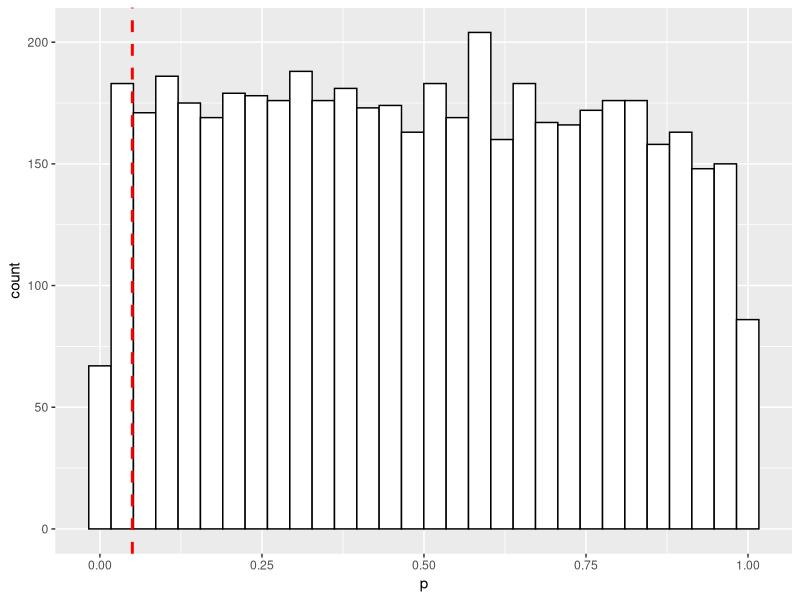
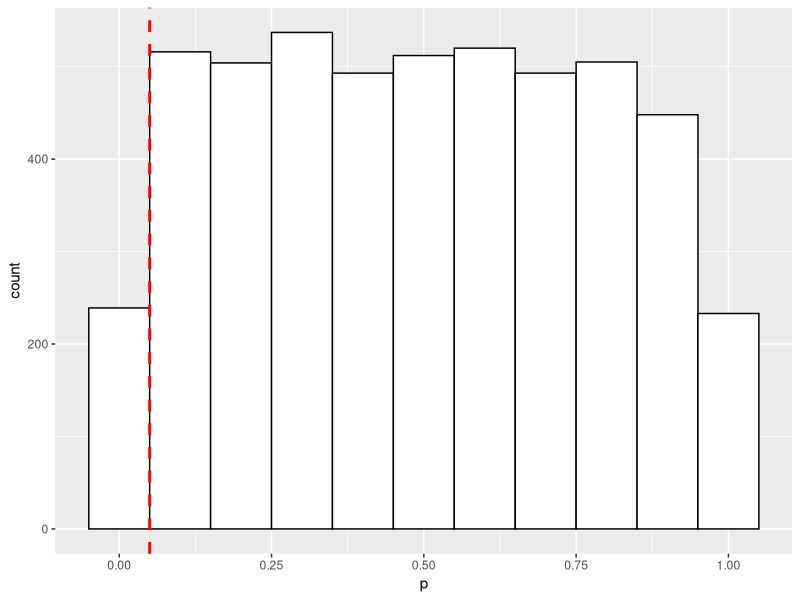
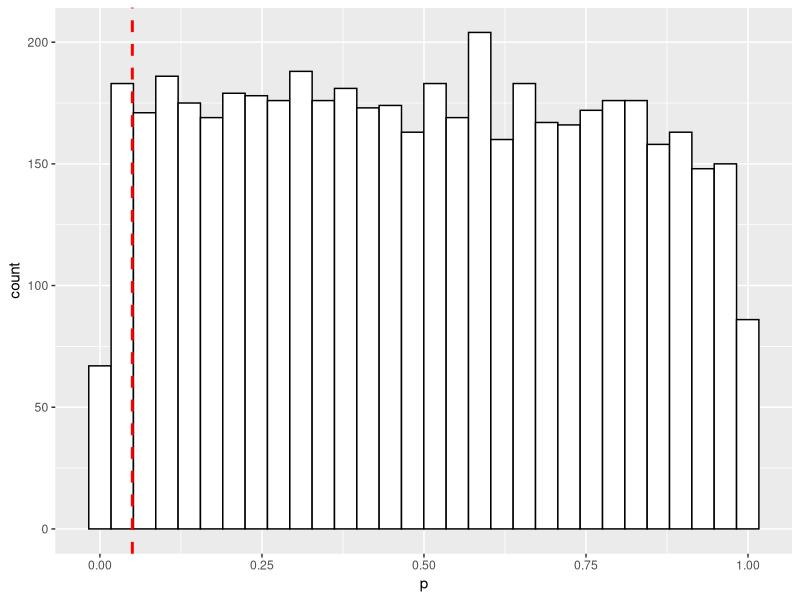
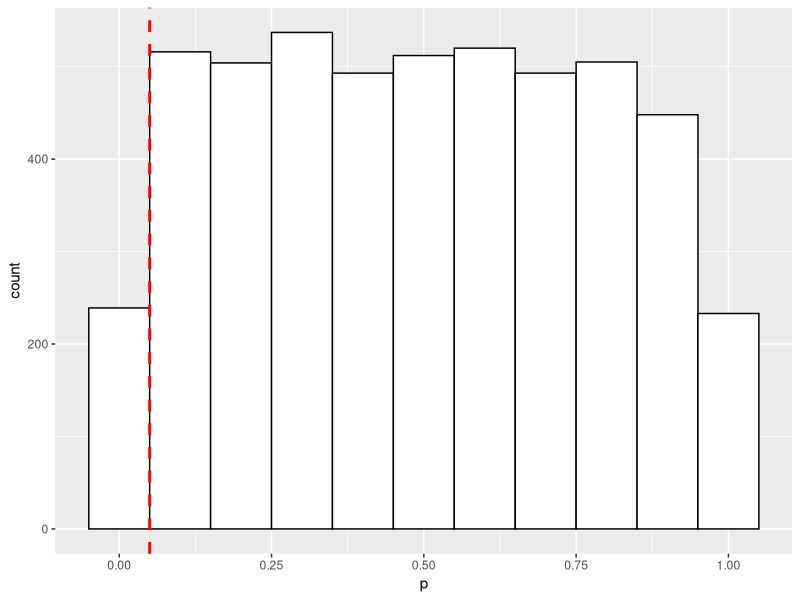

Source code (R) for these figures, in order:
library(tidyverse)
#Normális eloszlású random számot az rnorm() függvénnyel tudtok generálni
#A kezeletlen esetben az OD  várható értéke 1.2 és a méréshez tartozó szórás 0.25
#3-3 szimulált mintát
kezeletlen <- rnorm(3, mean=1.2, sd=0.25)

#AMP kezelés mellett az OD várható értéke 1.1 és a hozzá tartozó szórás 0.4
kezeltAMP <- rnorm(3, mean=1.1, sd=0.4)

t.test(kezeletlen, kezeltAMP)

#15-15 minta
kezeletlen <- rnorm(15, mean=1.2, sd=0.25)
kezeltAMP <- rnorm(15, mean=1.1, sd=0.4)
t.test(kezeletlen, kezeltAMP)
#10 kezelt és 3 kezeletlen
kezeletlen <- rnorm(3, mean=1.2, sd=0.25)
kezeltAMP <- rnorm(10, mean=1.1, sd=0.4)
t.test(kezeletlen, kezeltAMP)
# kezelt is kezeletlen
kezeletlen <- rnorm(15, mean=1.2, sd=0.25)
kezeltAMP <- rnorm(15, mean=1.2, sd=0.25)
t.test(kezeletlen, kezeltAMP)


#Alfeladat3: N=5000  t-testet úgy hogy mindig vesztek 3-3 NT és AMP mintát, mindegyikre kiszámoljátok a p-értéket. Az eredményeket tegyétek be egy N soros táblázatba . 
kezeletlen <- rnorm(3, mean=1.2, sd=0.25)
kezeltAMP <- rnorm(3, mean=1.1, sd=0.4)

tbl1 <- tibble(experiment_id=character(), p=numeric(), type=character())


for(i in 1:5000) {
  kezeletlen <- rnorm(3, mean=1.2, sd=0.25)
  kezeltAMP <- rnorm(3, mean=1.1, sd=0.4)
  result_ttest <- t.test(kezeletlen, kezeltAMP)
  tbl1 <- tbl1 %>% add_row(experiment_id=sprintf("exp_%03i",i), 
                           p=result_ttest$p.value, type="NT-AMP")
}

#Feladat 4
library(ggplot2)
tbl1 %>%
  ggplot(aes(x=p))+geom_histogram(color="black", fill="white")+
  geom_vline(aes(xintercept = 0.05), color="red", linetype="dashed", size=1) 
  ggsave("out/undersatndig-of-FDR/histogram_pvalue.jpg")
  
tbl1 %>%
    ggplot(aes(x=p))+geom_histogram(color="black", fill="white", binwidth = 0.10)+
    geom_vline(aes(xintercept = 0.05), color="red", linetype="dashed", size=1)
ggsave("out/undersatndig-of-FDR/histogram_pvalue_largebin.jpg")
